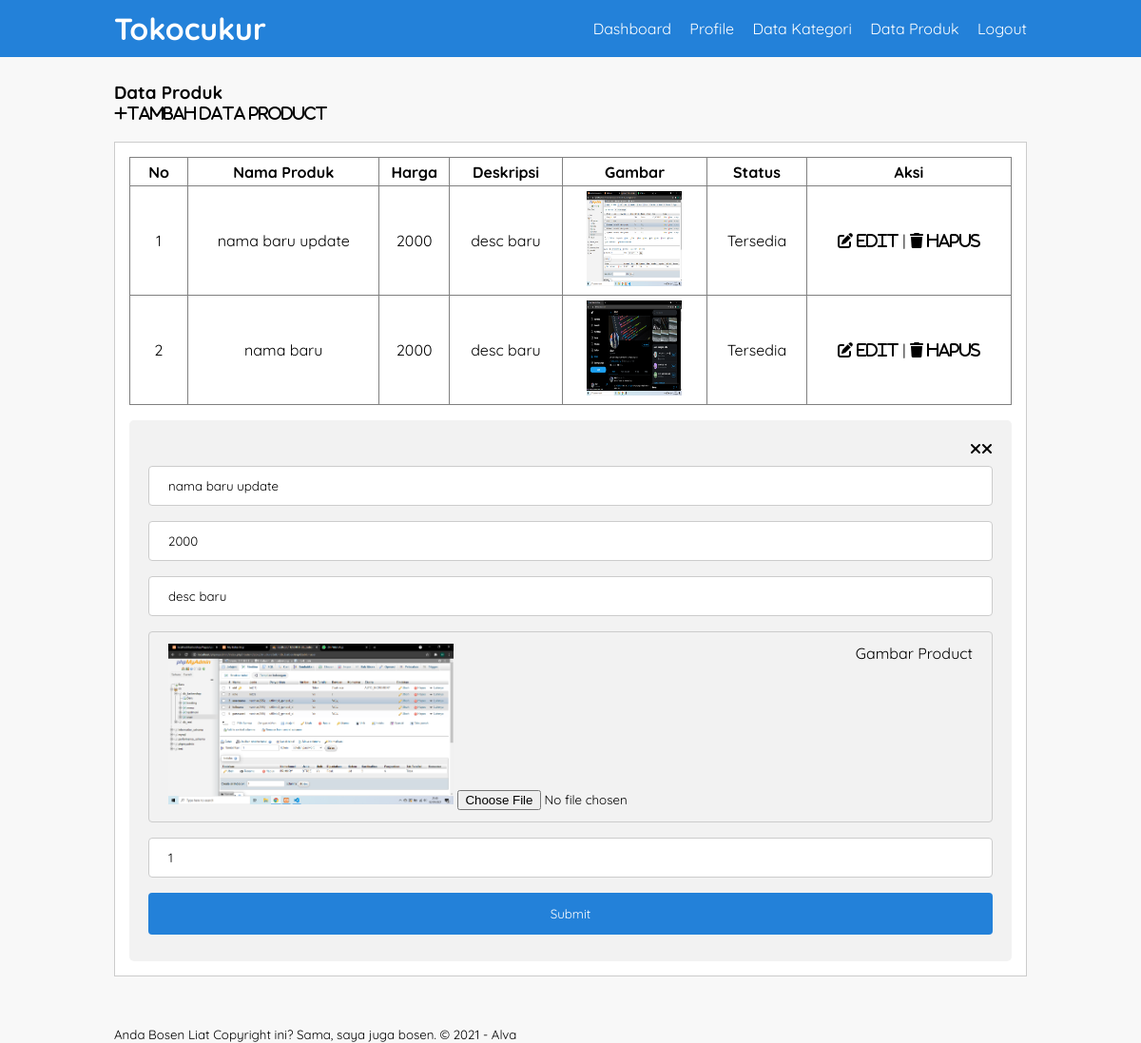
The app's page /data-produk.php?modal=true&id=5 (signed in) with its own data.
### tables this page shows
CREATE TABLE `tb_product` (
  `product_id` int(11) NOT NULL,
  `product_name` varchar(100) NOT NULL,
  `product_price` int(11) NOT NULL,
  `product_description` text NOT NULL,
  `product_image` varchar(100) NOT NULL,
  `product_status` tinyint(1) NOT NULL
);

### db.php (called while the page is built, shortened)
<?php
$hostname = 'localhost';
$username = 'root';
$password = '';
$dbname	  = 'db_tokoku';
$conn =	mysqli_connect($hostname, $username, $password, $dbname) or die('Gagal Terhubung Ke Database');
function query($query)
{
	global $conn;
	$result = mysqli_query($conn, $query);
	$rows = [];
	while ($row = mysqli_fetch_assoc($result)) {
		$rows[] = $row;
	}
	return $rows;
}

### data-produk.php (the view, shortened to what this page needs)
<?php
include 'db.php';
$sqlProduct = "SELECT * FROM tb_product ORDER BY product_id DESC";
$products = query($sqlProduct);
$modal = (isset($_GET['modal'])) ? $_GET['modal'] : null;
$id = (isset($_GET['id'])) ? $_GET['id'] : null;
$sqlProductById = "SELECT * FROM tb_product WHERE product_id = $id";
if ($id) {
	$productsById = query($sqlProductById);
}
?>
<!DOCTYPE html>
<html>
<head>
	<link rel="stylesheet" type="text/css" href="css/style.css">
</head>
<body>
	<header>
		<div class="container">
			<h1><a href="dashboard.php">Tokocukur</a></h1>
			<ul>
				<li><a href="dashboard.php">Dashboard</a></li>
				<li><a href="profile.php">Profile</a></li>
				<li><a href="data-kategori.php">Data Kategori</a></li>
				<li><a href="data-produk.php">Data Produk</a></li>
				<li><a href="logout.php">Logout</a></li>
			</ul>
	</header>
	<div class="section">
		<div class="container">
			<h3>Data Produk</h3>
			<a href="?modal=true" class="fas fa-plus">Tambah Data Product</a>
			<div class="box">
				<table border="1" cellspacing="0" class="table" style="text-align: center;">
					<thead>
						<tr>
							<th width="60px">No</th>
							<th>Nama Produk</th>
							<th>Harga</th>
							<th>Deskripsi</th>
							<th>Gambar</th>
							<th>Status</th>
							<th>Aksi</th>
						</tr>
					</thead>
					<tbody>
						<?php $i = 1; ?>
						<?php foreach ($products as $product) : ?>
							<tr>
								<td><?= $i ?></td>
								<td><?= $product['product_name'] ?></td>
								<td><?= $product['product_price'] ?></td>
								<td><?= $product['product_description'] ?></td>
								<td><img src="img/<?= $product['product_image'] ?>" width="100" height="100"></td>
								<td><?php if ($product['product_status'] === '1') {
										echo "Tersedia";
									} else {
										echo "Tidak tersedia";
									} ?></td>
								<td>
									<a href="?modal=true&id=<?= $product['product_id'] ?>" class="fas fa-edit"> Edit</a> | <a href="?hapus=true&id=<?= $product['product_id'] ?>" class="fas fa-trash" onclick="return confirm('Yakin')"> Hapus</a>
								</td>
							</tr>
							<?php $i++ ?>
						<?php endforeach; ?>
					</tbody>
				</table>
				<?php if ($modal === 'true') : ?>
					<?php if ($id != null) : ?>
						<?php foreach ($productsById as $productId) : ?>
							<div class="form-grup" style="margin-top: 1rem;">
								<form action="" method="POST" enctype="multipart/form-data">
									<a style="float: right;" href="./data-produk.php"><i class="fas fa-times">&times;</i></a>
									<input type="text" id="product_name" name="product_name" value="<?= $productId['product_name'] ?>" class="input">
									<input type="text" id="product_price" name="product_price" value="<?= $productId['product_price'] ?>" class="input">
									<input type="text" id="product_description" name="product_description" value="<?= $productId['product_description'] ?>" class="input">
									<label class="custom-file-upload">
										<img src="img/<?= $productId['product_image'] ?>" width="300px">
										<input type="file" name="gambar" id="gambar" />
										<span style="float: right;">Gambar Product</span>
									</label>
									<input type="text" id="product_status" name="product_status" value="<?= $productId['product_status'] ?>" class="input">
									<input type="submit" name="edit-product" value="Submit" class="submit-input">
								</form>
							</div>
						<?php endforeach; ?>
					<?php endif; ?>
				<?php endif; ?>
			</div>
		</div>
	</div>
	<footer>
		<div class="container">
			<small>Anda Bosen Liat Copyright ini? Sama, saya juga bosen. &copy; 2021 - Alva</small>
		</div>
	</footer>
</body>
</html>

### css/style.css (style rules this page uses)
* { padding: 0; margin: 0; font-family: "Quicksand", sans-serif; }
body { background-color: #f8f8f8; }
a { color: inherit; text-decoration: none; }
header { background-color: #2381d9; color: #fff; }
header h1 { float: left; padding: 10px 0; }
header ul { float: right; }
header ul li { display: inline-block; }
header ul li a { padding: 20px 0 20px 15px; display: inline-block; }
.container { width: 80%; margin: 0 auto; }
.container:after { content: ""; display: block; clear: both; }
.section { padding: 25px 0; }
.box { background-color: #fff; border: 1px solid #ccc; padding: 15px; box-sizing: border-box; margin: 20px 0 25px 0; }
.table { width: 100%; border-collapse: collapse; }
.table tr { height: 30px; }
.table tr td { padding: 5px 10px; }

### data-produk.php (style rules this page uses)
.form-grup { border-radius: 5px; background-color: #f2f2f2; padding: 20px; }
.input, select { width: 100%; padding: 12px 20px; margin: 8px 0; display: inline-block; border: 1px solid #ccc; border-radius: 4px; box-sizing: border-box; }
.submit-input { width: 100%; background-color: #2381d9; color: white; padding: 14px 20px; margin: 8px 0; border: none; border-radius: 4px; cursor: pointer; }
.custom-file-upload { width: 100%; padding: 12px 20px; margin: 8px 0; display: inline-block; border: 1px solid #ccc; border-radius: 4px; box-sizing: border-box; }

### records on screen
tb_product: product_name "nama baru update", product_price "2000", product_description "desc baru", product_image (picture), shows "Tersedia", product_status "1"
tb_product: product_name "nama baru", product_price "2000", product_description "desc baru", product_image (picture), product_status "Tersedia"
